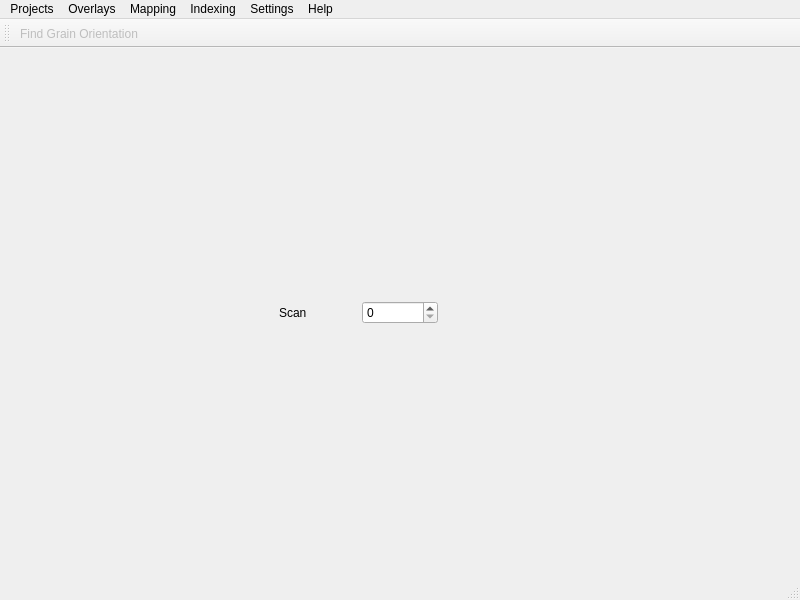
<?xml version="1.0" encoding="UTF-8"?>
<ui version="4.0">
 <class>MainWindow</class>
 <widget class="QMainWindow" name="MainWindow">
  <property name="geometry">
   <rect>
    <x>0</x>
    <y>0</y>
    <width>800</width>
    <height>600</height>
   </rect>
  </property>
  <property name="windowTitle">
   <string>PolyLaue</string>
  </property>
  <widget class="QWidget" name="central_widget">
   <layout class="QVBoxLayout" name="verticalLayout">
    <item>
     <layout class="QGridLayout" name="info_bar_layout" columnstretch="1,1,1">
      <item row="0" column="0">
       <widget class="QLabel" name="position_label">
        <property name="text">
         <string/>
        </property>
       </widget>
      </item>
      <item row="0" column="1">
       <layout class="QHBoxLayout" name="scan_info_layout">
        <item>
         <spacer name="scan_info_left_spacer">
          <property name="orientation">
           <enum>Qt::Horizontal</enum>
          </property>
         </spacer>
        </item>
        <item>
         <widget class="QLabel" name="scan_label">
          <property name="text">
           <string>Scan</string>
          </property>
         </widget>
        </item>
        <item>
         <widget class="QSpinBox" name="scan_num_spin_box">
          <property name="toolTip">
           <string>Type a scan number to jump directly to it (Ctrl+G)</string>
          </property>
          <property name="keyboardTracking">
           <bool>false</bool>
          </property>
         </widget>
        </item>
        <item>
         <widget class="QLabel" name="info_label">
          <property name="text">
           <string/>
          </property>
         </widget>
        </item>
        <item>
         <spacer name="scan_info_right_spacer">
          <property name="orientation">
           <enum>Qt::Horizontal</enum>
          </property>
         </spacer>
        </item>
       </layout>
      </item>
      <item row="0" column="2">
       <widget class="QLabel" name="time_label">
        <property name="text">
         <string/>
        </property>
        <property name="alignment">
         <set>Qt::AlignRight|Qt::AlignTrailing|Qt::AlignVCenter</set>
        </property>
       </widget>
      </item>
     </layout>
    </item>
    <item>
     <layout class="QVBoxLayout" name="image_view_layout"/>
    </item>
   </layout>
  </widget>
  <widget class="QMenuBar" name="menubar">
   <property name="geometry">
    <rect>
     <x>0</x>
     <y>0</y>
     <width>800</width>
     <height>27</height>
    </rect>
   </property>
   <widget class="QMenu" name="menu_projects">
    <property name="title">
     <string>Projects</string>
    </property>
    <addaction name="action_open_project_navigator"/>
   </widget>
   <widget class="QMenu" name="menu_overlays">
    <property name="title">
     <string>Overlays</string>
    </property>
    <addaction name="action_overlays_reflections"/>
   </widget>
   <widget class="QMenu" name="menu_mapping">
    <property name="title">
     <string>Mapping</string>
    </property>
    <addaction name="action_regions_manager"/>
    <addaction name="action_hkl_regions_manager"/>
   </widget>
   <widget class="QMenu" name="menu_indexing">
    <property name="title">
     <string>Indexing</string>
    </property>
    <addaction name="action_indexing_find"/>
    <addaction name="action_indexing_track"/>
    <addaction name="action_find_grain_orientation"/>
    <addaction name="separator"/>
    <addaction name="action_select_indexing_points"/>
   </widget>
   <widget class="QMenu" name="menu_help">
    <property name="title">
     <string>Help</string>
    </property>
    <addaction name="action_documentation"/>
   </widget>
   <widget class="QMenu" name="menu_settings">
    <property name="title">
     <string>Settings</string>
    </property>
    <addaction name="action_apply_background_subtraction"/>
    <addaction name="action_enable_live_acquisition"/>
    <addaction name="action_include_advanced_structures"/>
   </widget>
   <addaction name="menu_projects"/>
   <addaction name="menu_overlays"/>
   <addaction name="menu_mapping"/>
   <addaction name="menu_indexing"/>
   <addaction name="menu_settings"/>
   <addaction name="menu_help"/>
  </widget>
  <widget class="QToolBar" name="orientation_toolbar">
   <property name="windowTitle">
    <string>Grain Orientation</string>
   </property>
   <property name="toolButtonStyle">
    <enum>Qt::ToolButtonTextOnly</enum>
   </property>
   <attribute name="toolBarArea">
    <enum>TopToolBarArea</enum>
   </attribute>
   <attribute name="toolBarBreak">
    <bool>false</bool>
   </attribute>
   <addaction name="action_find_grain_orientation"/>
  </widget>
  <widget class="QStatusBar" name="status_bar"/>
  <action name="action_open_series">
   <property name="text">
    <string>Open Series</string>
   </property>
  </action>
  <action name="actionProject_Navigator">
   <property name="text">
    <string>Project Navigator</string>
   </property>
  </action>
  <action name="action_open_project_navigator">
   <property name="text">
    <string>Navigator</string>
   </property>
  </action>
  <action name="action_documentation">
   <property name="text">
    <string>Documentation</string>
   </property>
  </action>
  <action name="action_open_predicted_reflections">
   <property name="text">
    <string>Open Predicted Reflections</string>
   </property>
  </action>
  <action name="action_overlays_reflections">
   <property name="text">
    <string>Reflections</string>
   </property>
  </action>
  <action name="action_regions_manager">
   <property name="text">
    <string>Regions</string>
   </property>
  </action>
  <action name="action_hkl_regions_manager">
   <property name="text">
    <string>HKL Regions</string>
   </property>
  </action>
  <action name="action_select_indexing_points">
   <property name="text">
    <string>Select Points</string>
   </property>
  </action>
  <action name="action_apply_background_subtraction">
   <property name="checkable">
    <bool>true</bool>
   </property>
   <property name="checked">
    <bool>true</bool>
   </property>
   <property name="text">
    <string>Apply Background Subtraction</string>
   </property>
  </action>
  <action name="action_enable_live_acquisition">
   <property name="checkable">
    <bool>true</bool>
   </property>
   <property name="text">
    <string>Enable Live Acquisition</string>
   </property>
   <property name="toolTip">
    <string>&lt;html&gt;&lt;head/&gt;&lt;body&gt;&lt;p&gt;If enabled, the application will automatically watch for new scan data for the currently viewed series. When enough new files are created in the current series' data folder to complete a new scan, the new scan will automatically be added to the currently viewed series, and the current scan number automatically changed to the new scan number.&lt;/p&gt;&lt;/body&gt;&lt;/html&gt;</string>
   </property>
  </action>
  <action name="action_indexing_find">
   <property name="text">
    <string>Find</string>
   </property>
  </action>
  <action name="action_indexing_track">
   <property name="text">
    <string>Track/Refine</string>
   </property>
  </action>
  <action name="action_find_grain_orientation">
   <property name="enabled">
    <bool>false</bool>
   </property>
   <property name="text">
    <string>Find Grain Orientation</string>
   </property>
   <property name="toolTip">
    <string>Find the cubic orientation relationship and check exact CSL matches for two indexed grains</string>
   </property>
  </action>
  <action name="action_include_advanced_structures">
   <property name="checkable">
    <bool>true</bool>
   </property>
   <property name="text">
    <string>Include Advanced Structure Types</string>
   </property>
   <property name="toolTip">
    <string>Include advanced structure types in the Burn Dialog. These are structure types that would not be used by most users.</string>
   </property>
  </action>
 </widget>
 <resources/>
 <connections/>
</ui>
